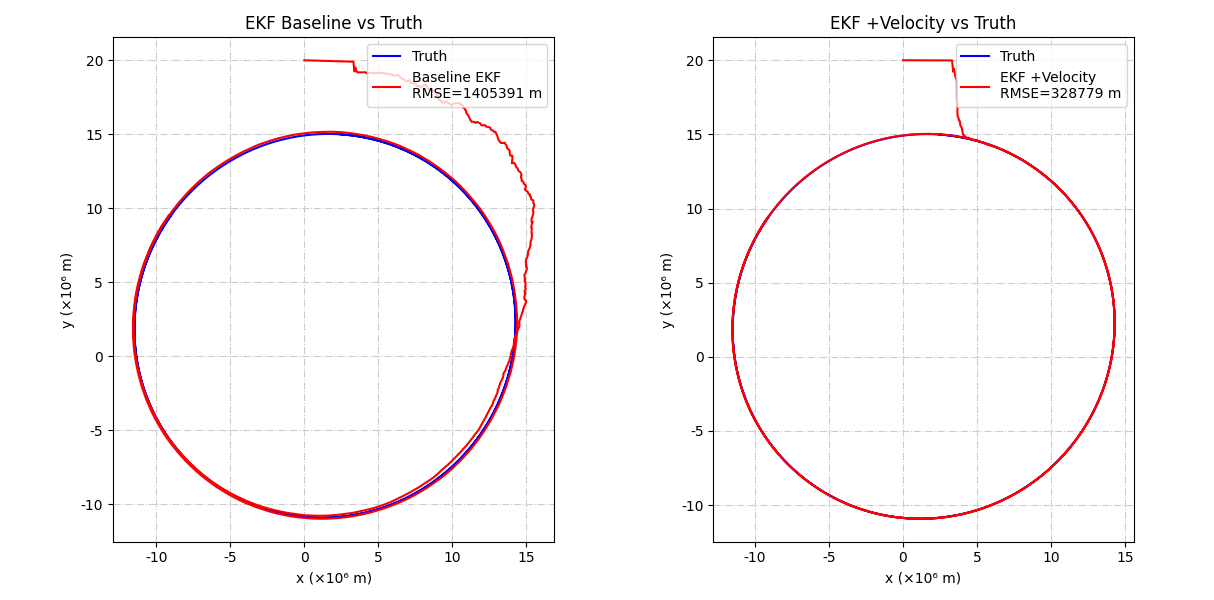

Generate this figure with Python:
import numpy as np
import matplotlib.pyplot as plt
from matplotlib.ticker import FuncFormatter

def compute_position_rmse(est, truth):
    """
    est, truth: shape (N,4) with columns [x, y, vx, vy]
    Returns scalar RMSE over Euclidean position error.
    """
    err = est[:, :2] - truth[:, :2]
    return np.sqrt(np.mean(np.sum(err**2, axis=1)))

# formatter for axes (millions of meters)
millions = FuncFormatter(lambda x, pos: f"{x/1e6:.0f}")

# --- Load data ---
base     = np.load('ekf_slide_example_res.npz')
truth    = base['truth']
ekf_base = base.get('ekf_res', base.get('ekf_ref'))

vel      = np.load('ekf_slide_example_velocity_res.npz')
ekf_vel  = vel['ekf_res']

# --- Compute RMSEs ---
rmse_base = compute_position_rmse(ekf_base, truth)
rmse_vel  = compute_position_rmse(ekf_vel,  truth)

print(f"EKF baseline position RMSE       = {rmse_base:.1f} m")
print(f"EKF +velocity position RMSE      = {rmse_vel:.1f} m")

# --- Combined figure with two subplots ---
fig, axes = plt.subplots(1, 2, figsize=(12, 6))

# Subplot 1: Baseline EKF vs Truth
ax = axes[0]
ax.plot(truth[:,0], truth[:,1], c='blue', label='Truth')
ax.plot(ekf_base[:,0], ekf_base[:,1], c='red',
        label=f'Baseline EKF\nRMSE={rmse_base:.0f} m')
ax.set_aspect('equal')
ax.legend(loc='upper right')
ax.grid(which='major', linestyle='-.', color='#CCCCCC')
ax.xaxis.set_major_formatter(millions)
ax.yaxis.set_major_formatter(millions)
ax.set_xlabel('x (×10⁶ m)')
ax.set_ylabel('y (×10⁶ m)')
ax.set_title('EKF Baseline vs Truth')

# Subplot 2: EKF +Velocity vs Truth
ax = axes[1]
ax.plot(truth[:,0], truth[:,1], c='blue', label='Truth')
ax.plot(ekf_vel[:,0], ekf_vel[:,1], c='red',
        label=f'EKF +Velocity\nRMSE={rmse_vel:.0f} m')
ax.set_aspect('equal')
ax.legend(loc='upper right')
ax.grid(which='major', linestyle='-.', color='#CCCCCC')
ax.xaxis.set_major_formatter(millions)
ax.yaxis.set_major_formatter(millions)
ax.set_xlabel('x (×10⁶ m)')
ax.set_ylabel('y (×10⁶ m)')
ax.set_title('EKF +Velocity vs Truth')

plt.tight_layout()
plt.savefig('comparison_EKF_combined.pdf', bbox_inches='tight')
plt.show()
